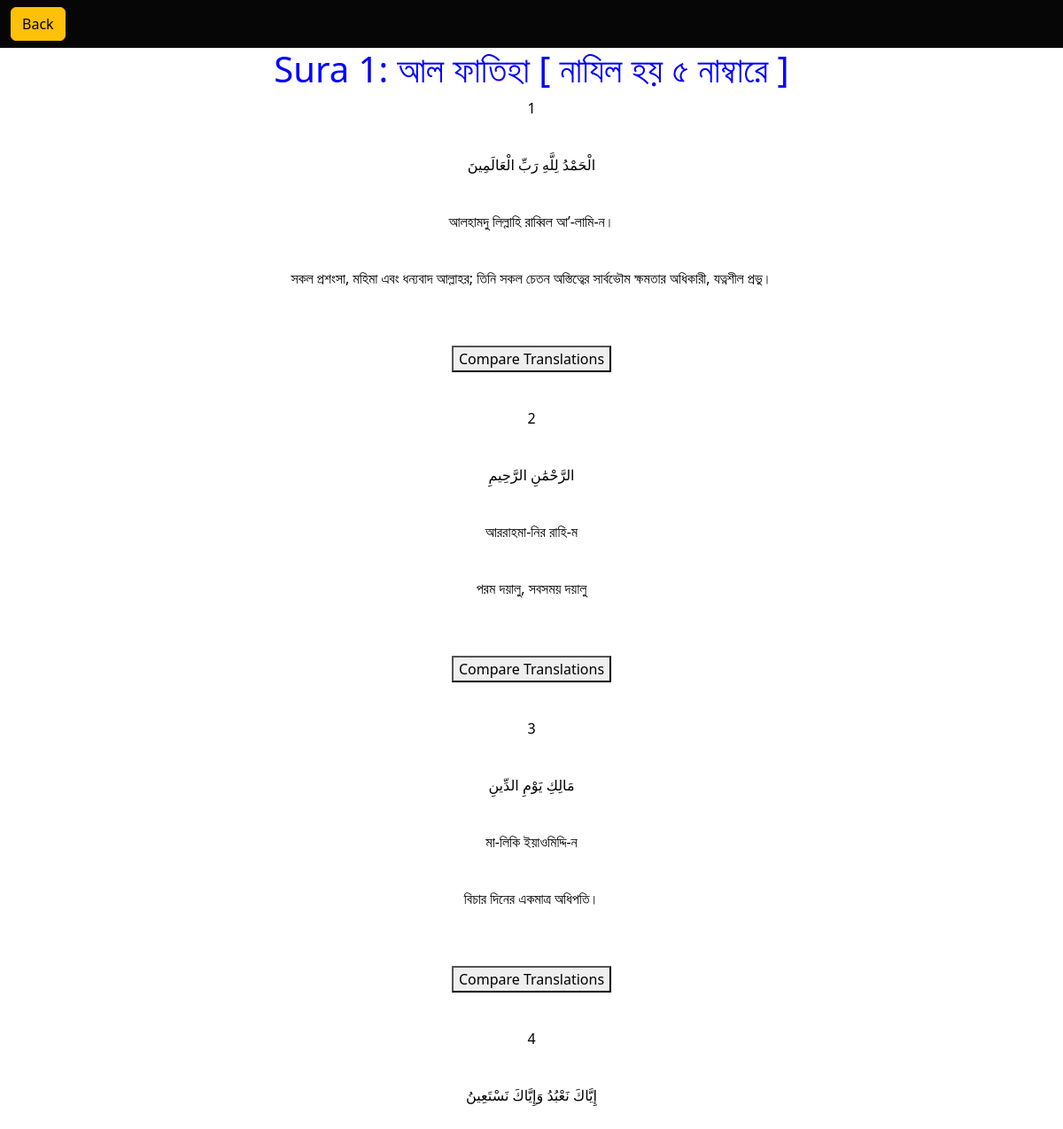
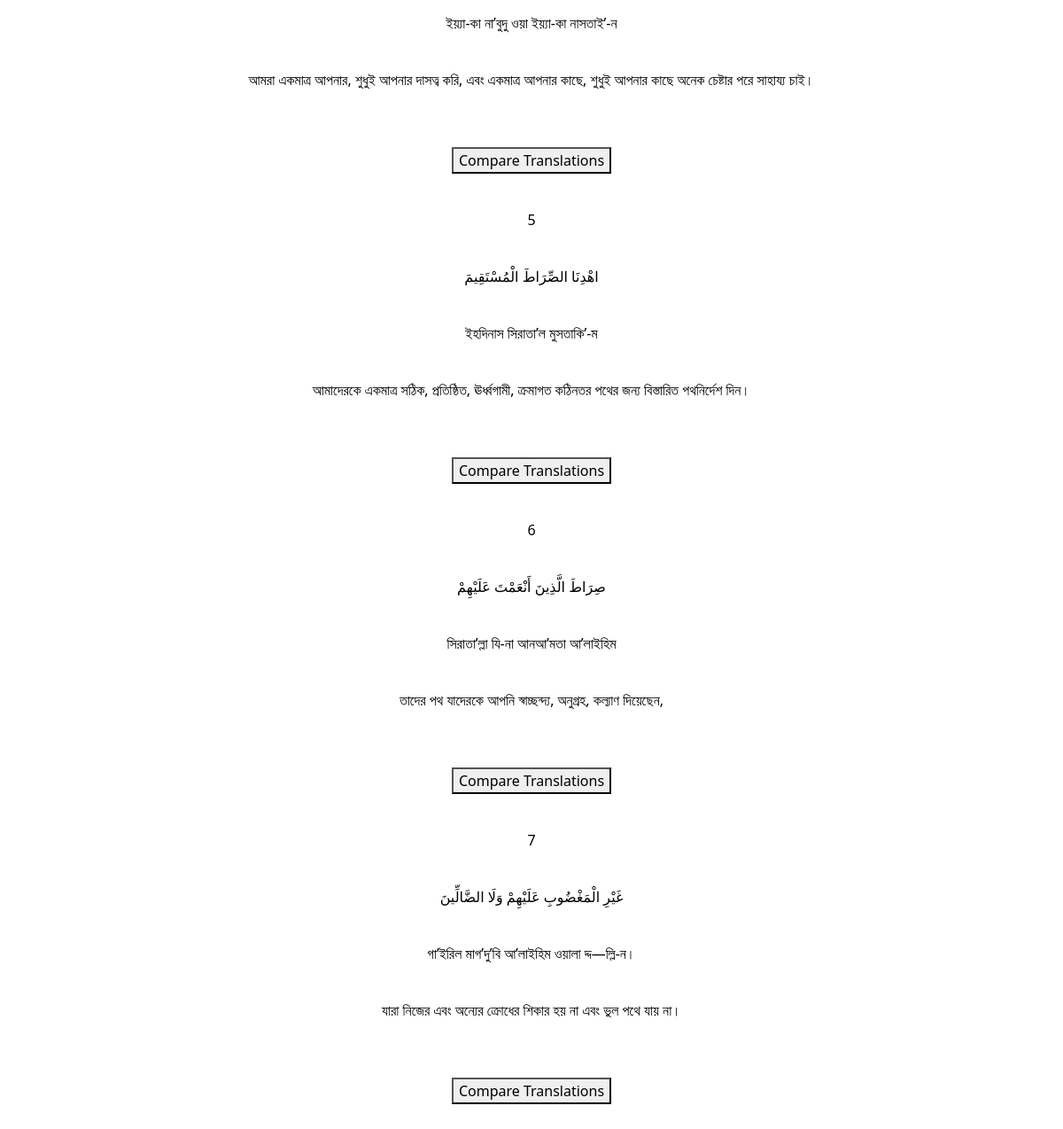
Screenshot of /sura/1/ with the database file from the repository (2 pictures, top to bottom).
### qcomapp/models.py (models this page shows, shortened)
class Sura(models.Model):
    number = models.IntegerField()
    name = models.CharField(max_length=100)

class Verse(models.Model):
    sura = models.ForeignKey(Sura, on_delete=models.CASCADE)
    number = models.IntegerField()
    text = models.TextField()
    translator = models.ForeignKey(Translator, on_delete=models.CASCADE)
    arabik=models.CharField(max_length=3000)
    buchcharon=models.CharField(max_length=3000)

### qcomapp/views.py (the view)
# urls.py: path('sura/<int:sura_number>/', views.sura_view, name='sura_view'),
def sura_view(request, sura_number):
    sura = get_object_or_404(Sura, number=sura_number)
    translator = get_object_or_404(Translator, name='মাওলানা মিরাজ রহমান')
    verses = Verse.objects.filter(sura=sura, translator=translator)
    return render(request, 'sura.html', {'sura': sura, 'verses': verses})

### templates/sura.html (shortened to what this page needs)
<!DOCTYPE html>
<html>
<head>
 <link href="https://cdn.jsdelivr.net/npm/bootstrap@5.2.0/dist/css/bootstrap.min.css" rel="stylesheet">
</head>
<body>
   <nav class="navbar sticky-top navbar-light-bg-light" style="background-color: #060606;">
    <div class="container-fluid">
<button class="btn btn-warning w-20  btn" onclick="location.href='{% url 'home' %}'">Back</button>
</div>
</nav>
 {% block content %}
    <h1>Sura {{ sura.number }}: {{ sura.name }} </h1>
   {% for verse in verses %}
    <p>{{ verse.number }}</p> <br>
         <p>  {{ verse.arabik }} </p> <br>
          <p> {{ verse.buchcharon }}</p><br>
          <p>{{ verse.text }} </p> <br>
<br>
        <p>   <button onclick="location.href='{% url 'compare_verses' sura.number verse.number %}'">Compare Translations</button> </p>  <br>
    {% endfor %}
  {% endblock %}
</body>
</html>

### templates/sura.html (style rules this page uses)
h1 { text-align: center; color:blue; }
p { text-align: center; color:black; }

### rows the page displays
Sura: number "1", name "আল ফাতিহা [ নাযিল হয় ৫ নাম্বারে ]"
Verse: number "1", arabik "الْحَمْدُ لِلَّهِ رَبِّ الْعَالَمِينَ", buchcharon "আলহামদু লিল্লাহি রাব্বিল আ’-লামি-ন।", text "সকল প্রশংসা, মহিমা এবং ধন্যবাদ আল্লাহর; তিনি সকল চেতন অস্তিত্বের সার্বভৌম ক্ষমতার অধিকারী, যত্নশীল প্রভু।"
Verse: number "2", arabik "الرَّحْمَٰنِ الرَّحِيمِ", buchcharon "আররাহমা-নির রাহি-ম", text "পরম দয়ালু, সবসময় দয়ালু"
Verse: number "3", arabik "مَالِكِ يَوْمِ الدِّينِ", buchcharon "মা-লিকি ইয়াওমিদ্দি-ন", text "বিচার দিনের একমাত্র অধিপতি।"
Verse: number "4", arabik "إِيَّاكَ نَعْبُدُ وَإِيَّاكَ نَسْتَعِينُ", buchcharon "ইয়্যা-কা না’বুদু ওয়া ইয়্যা-কা নাসতাই’-ন", text "আমরা একমাত্র আপনার, শুধুই আপনার দাসত্ব করি, এবং একমাত্র আপনার কাছে, শুধুই আপনার কাছে অনেক চেষ্টার পরে সাহায্য চাই।"
Verse: number "5", arabik "اهْدِنَا الصِّرَاطَ الْمُسْتَقِيمَ", buchcharon "ইহদিনাস সিরাতা’ল মুসতাকি’-ম", text "আমাদেরকে একমাত্র সঠিক, প্রতিষ্ঠিত, ঊর্ধ্বগামী, ক্রমাগত কঠিনতর পথের জন্য বিস্তারিত পথনির্দেশ দিন।"
Verse: number "6", arabik "صِرَاطَ الَّذِينَ أَنْعَمْتَ عَلَيْهِمْ", buchcharon "সিরাতা’ল্লা যি-না আনআ’মতা আ’লাইহিম", text "তাদের পথ যাদেরকে আপনি স্বাচ্ছন্দ্য, অনুগ্রহ, কল্যাণ দিয়েছেন,"
Verse: number "7", arabik "غَيْرِ الْمَغْضُوبِ عَلَيْهِمْ وَلَا الضَّالِّينَ", buchcharon "গা’ইরিল মাগ’দু’বি আ’লাইহিম ওয়ালা দ্দ—ল্লি-ন।", text "যারা নিজের এবং অন্যের ক্রোধের শিকার হয় না এবং ভুল পথে যায় না।"
